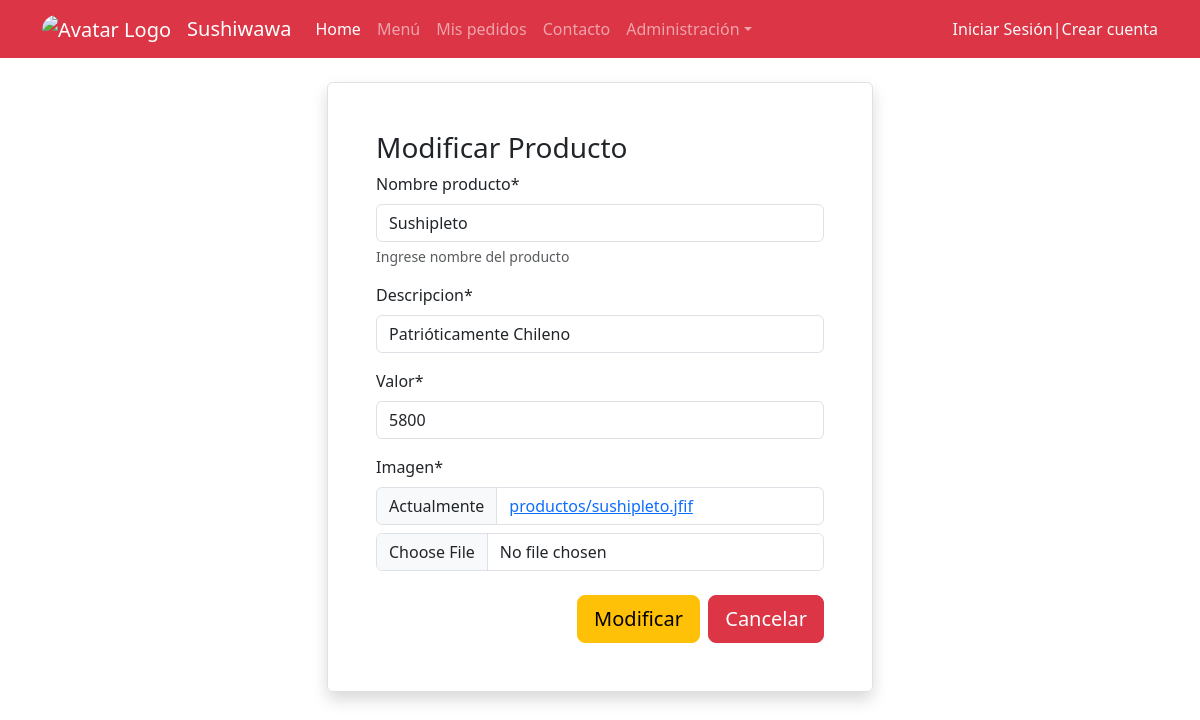
The page /modificarproducto/15 on the database as committed earlier.
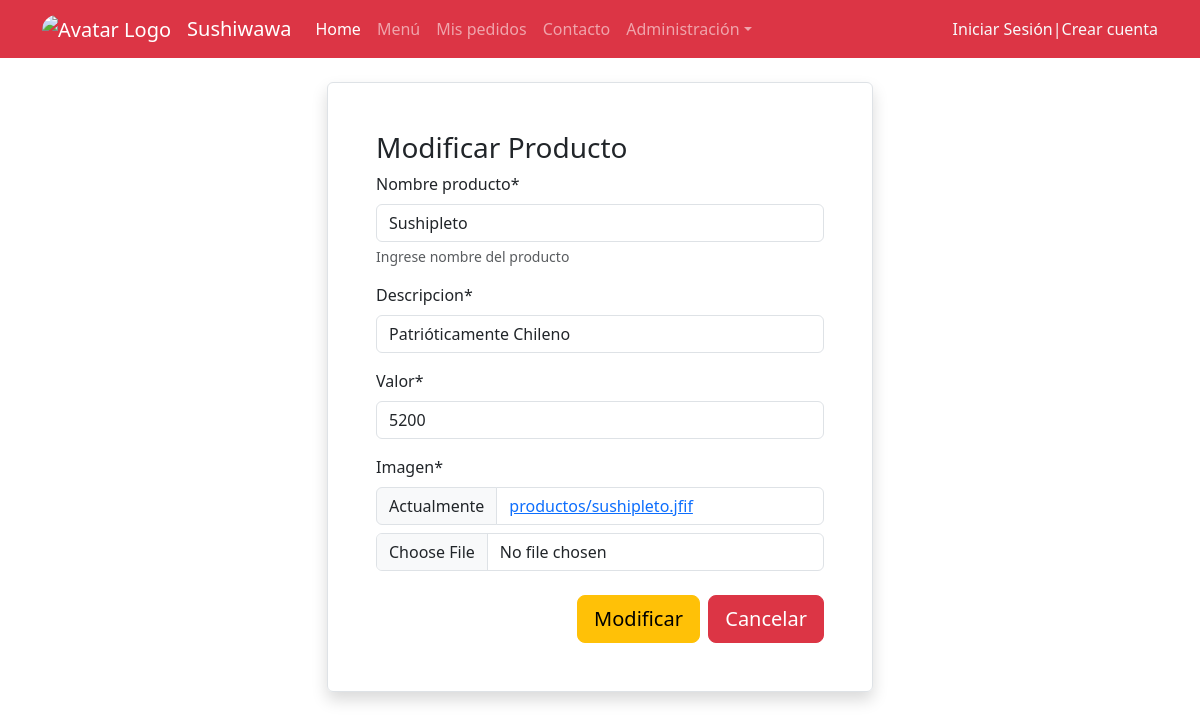
The same page on the database as committed later.
### sushi/models.py (models this page shows, shortened)
class Producto(models.Model):
    nombre_producto=models.CharField(max_length=50, null=False)
    imagen=models.ImageField(upload_to='productos', null=True)
    descripcion=models.CharField(max_length=50, null=False)
    valor=models.IntegerField(null=False)

### sushi/views.py (the view, shortened to what this page needs)
# urls.py: path('modificarproducto/<id>',modificarproducto, name='modificarproducto'),
def modificarproducto(request,id):
    prod=get_object_or_404(Producto, id=id)
    form=ProductoForm(instance=prod)
    datos={
        "form":form
    }
    return render(request,'sushi/modificarproducto.html',datos)

### sushi/forms.py
class ProductoForm(forms.ModelForm):
    nombre_producto=forms.CharField(widget=forms.TextInput(),help_text='Ingrese nombre del producto')
    descripcion=forms.CharField(widget=forms.TextInput())
    valor=forms.IntegerField(min_value=1000, max_value=10000, localize=True)
    imagen=forms.ImageField()
    class Meta:
        model = Producto
        fields = ['nombre_producto', 'descripcion', 'valor', 'imagen']

### sushi/templates/sushi/modificarproducto.html (shortened to what this page needs)
{% extends "sushi/base.html" %}
{% load static %}
{% load crispy_forms_tags %}
{% block contenido %}
<div class="container">
    <div class="row mt-4">
        <div class="col-md-3"></div>
        <div class="col-md-6">
            <div class="border shadow rounded p-5">
                <h3>Modificar Producto</h3>
                <form action="" method="post" enctype="multipart/form-data">
                    {{form | crispy}}
                    <div class="d-flex justify-content-end">
                        <input type="submit" class="btn btn-warning btn-lg mt-2" value="Modificar">
                        <span> &nbsp;&nbsp;</span>
                        <a href="{% url "productos" %}">
                        <input type="button" class="btn btn-danger btn-lg mt-2"  value="Cancelar">
                        </a>
                    </div>
                </form>
            </div>
        </div>
        <div class="col-md-3"></div>
    </div>
</div>
{% endblock contenido %}

Rows that differ between the two databases and show on the page:
changed Producto "Sushipleto": valor "5800" → "5200"
